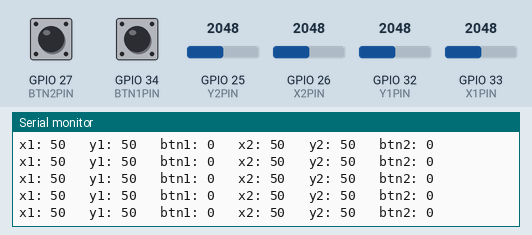
This program was run on a simulated ESP32. On the bench: the last lines printed to the serial monitor. Inputs (shaded band) come from the test bench; at power-on: GPIO 26 (X2PIN) = 2048, GPIO 33 (X1PIN) = 2048, GPIO 25 (Y2PIN) = 2048, GPIO 27 (BTN2PIN) LOW, GPIO 32 (Y1PIN) = 2048, GPIO 34 (BTN1PIN) LOW. No radio packets arrive unless stated.

Above: at 4.2 s.
4.3 s: GPIO 26 (X2PIN) set to 3662
At 4.36 s:
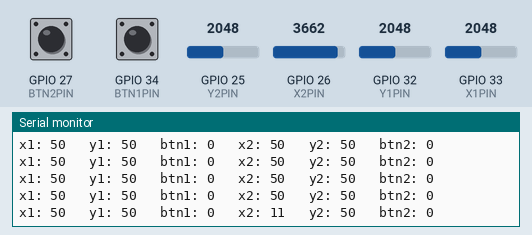
7.3 s: GPIO 26 (X2PIN) set to 3774
At 7.33 s:
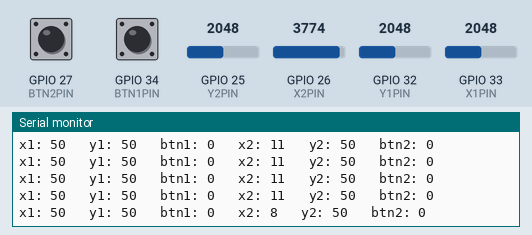
14.8 s: GPIO 33 (X1PIN) set to 3664
At 14.81 s:
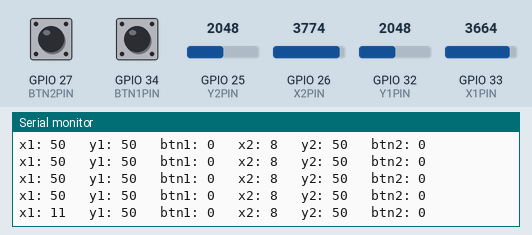
17.8 s: GPIO 33 (X1PIN) set to 3758
At 17.85 s:
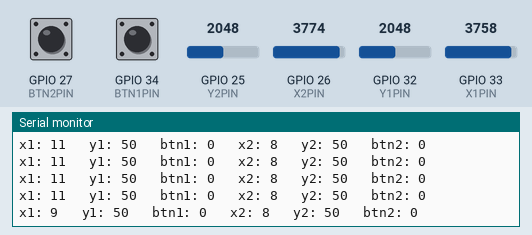
Timing chart, 0 to 20.8 s (numbered marks = the images above; inputs shaded):
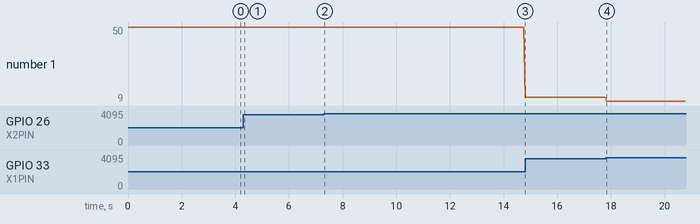

Measured:
- after the input at 4.3 s, the serial monitor: prints a new line after 0.05 s (image 1)
- after the input at 7.3 s, the serial monitor: prints a new line at once (image 2)
- after the input at 14.8 s, the serial monitor: prints a new line at once (image 3)
- after the input at 17.8 s, the serial monitor: prints a new line at once (image 4)
- plotted number 1: 50 → 11 after the input at 14.8 s, 11 → 9 after the input at 17.8 s

The program:

main.cpp
```cpp
//  output: values from 0 to 100, where 50
//  is the middle position of the thumbsticks

// TBD: DIP Switch. Set PA_LEVEl via switch
// set channel via switch
// change to smaller datatypes

/*
  nRF24     ESP32
  -----------------
  V+      3v3
  GND     GND
  CSN     SPI_CS0 (5)
  CE      GPIOx   (4)
  MOSI    23
  SCK     18
  IRQ     -
  MISO    19

*/

#include <Arduino.h>
#include <SPI.h>
#include "RF24.h"

//=======================
//    #defines
//=======================

#define SERIALDEBUG

#define X1PIN 33
#define Y1PIN 32
#define BTN1PIN 34
#define X2PIN 26
#define Y2PIN 25
#define BTN2PIN 27

//=======================
//    globals
//=======================

const uint8_t channel = 101;
static uint16_t count = 0;

typedef struct data{
  uint8_t x1Val;
  uint8_t y1Val;  // 12-bit ADC
  uint8_t btn1State;
  uint8_t x2Val;
  uint8_t y2Val;  // 12-bit ADC
  uint8_t btn2State;
} data_t;
  data_t gsData;

uint8_t x1Offset = 0;
uint8_t y1Offset = 0;
uint8_t x2Offset = 0;
uint8_t y2Offset = 0;

const uint8_t upperDeadzone = 55;
const uint8_t lowerDeadzone = 45;

/* Hardware configuration: Set up nRF24L01 radio on SPI bus*/
// dont use HSPI pins
RF24 radio(4,5);

// Pipes 1-5 should share the first 32 bits. Only the least significant byte should be unique
const uint64_t pipe = 0xF0F0F0F0A1LL;


//=======================
//    main
//=======================

void setup() {
  #ifdef SERIALDEBUG
    Serial.begin(9600);
  #endif

  pinMode(X1PIN, INPUT);
  pinMode(Y1PIN, INPUT);
  pinMode(BTN1PIN, INPUT);
  pinMode(X2PIN, INPUT);
  pinMode(Y2PIN, INPUT);
  pinMode(BTN2PIN, INPUT);

  gsData.btn1State = 0;
  gsData.btn2State = 0;

  radio.begin();
  radio.setPALevel(RF24_PA_MAX);
  radio.setChannel(channel);  // 2,4GhZ -> 2,525 GhZ (0 ... 124)
  radio.openWritingPipe(pipe);
}

void loop() {
  gsData.x1Val = map(analogRead(X1PIN), 0, 4095, 100, 0) ;
  gsData.y1Val = map(analogRead(Y1PIN), 0, 4095, 0, 100) ;
  gsData.btn1State = digitalRead(BTN1PIN);
  gsData.x2Val = map(analogRead(X2PIN), 0, 4095, 100, 0) ;
  gsData.y2Val = map(analogRead(Y2PIN), 0, 4095, 0, 100) ;
  gsData.btn2State = digitalRead(BTN2PIN);

  if(gsData.x1Val <= upperDeadzone && gsData.x1Val >= lowerDeadzone)
    gsData.x1Val = 50;
  if(gsData.y1Val <= upperDeadzone && gsData.y1Val >= lowerDeadzone)
    gsData.y1Val = 50;
  if(gsData.x2Val <= upperDeadzone && gsData.x2Val >= lowerDeadzone)
    gsData.x2Val = 50;
  if(gsData.y2Val <= upperDeadzone && gsData.y2Val >= lowerDeadzone)
    gsData.y2Val = 50;

#ifdef SERIALDEBUG
  Serial.print("x1: "); Serial.print(gsData.x1Val);
  Serial.print("   y1: "); Serial.print(gsData.y1Val);
  Serial.print("   btn1: "); Serial.print(gsData.btn1State);
  Serial.print("   x2: "); Serial.print(gsData.x2Val);
  Serial.print("   y2: "); Serial.print(gsData.y2Val);
  Serial.print("   btn2: "); Serial.println(gsData.btn2State);
#endif

  radio.write(&gsData, sizeof(gsData));

//  delay(200);
}


// =============================================
//  raspberry pi 3b code
// =============================================

/*
'''
pins:
nRF24L01+	PI (phys. num.)
-----------------
V+			1
GND			6
CSN			24
CE			15
MOSI		19
SCK			23
IRQ			-
MISO		21
'''

import RPi.GPIO as GPIO
from RF24 import *
import time
import spidev
import struct

GPIO.setmode(GPIO.BCM)

pipe = 0xF0F0F0F0A1

radio = RF24(22, 0)	 #????
radio.begin()
radio.setChannel(101)	# 2,4GHz -> 2,525 GHz (0...124), same channel as sender
radio.setPALevel(RF24_PA_MAX)

#radio.printDetails()

radio.openReadingPipe(0, pipe)
radio.startListening()

while(1):
	if radio.available():
		receivedMessage = radio.read(6)	# read 11 bytes
		receivedData = struct.unpack("bbbbbb", receivedMessage)	# unpack received data
		x1_val = receivedData[0]
		y1_val = receivedData[1]
		btn1_State = receivedData[2]
		x2_val = receivedData[3]
		y2_val = receivedData[4]
		btn2_State = receivedData[5]

		print("x1: {0} y1: {1} btn1: {2} 	x2: {3} y2:{4} btn2:{5}".format(x1_val, y1_val, btn1_State, x2_val, y2_val, btn2_State))
*/
```
